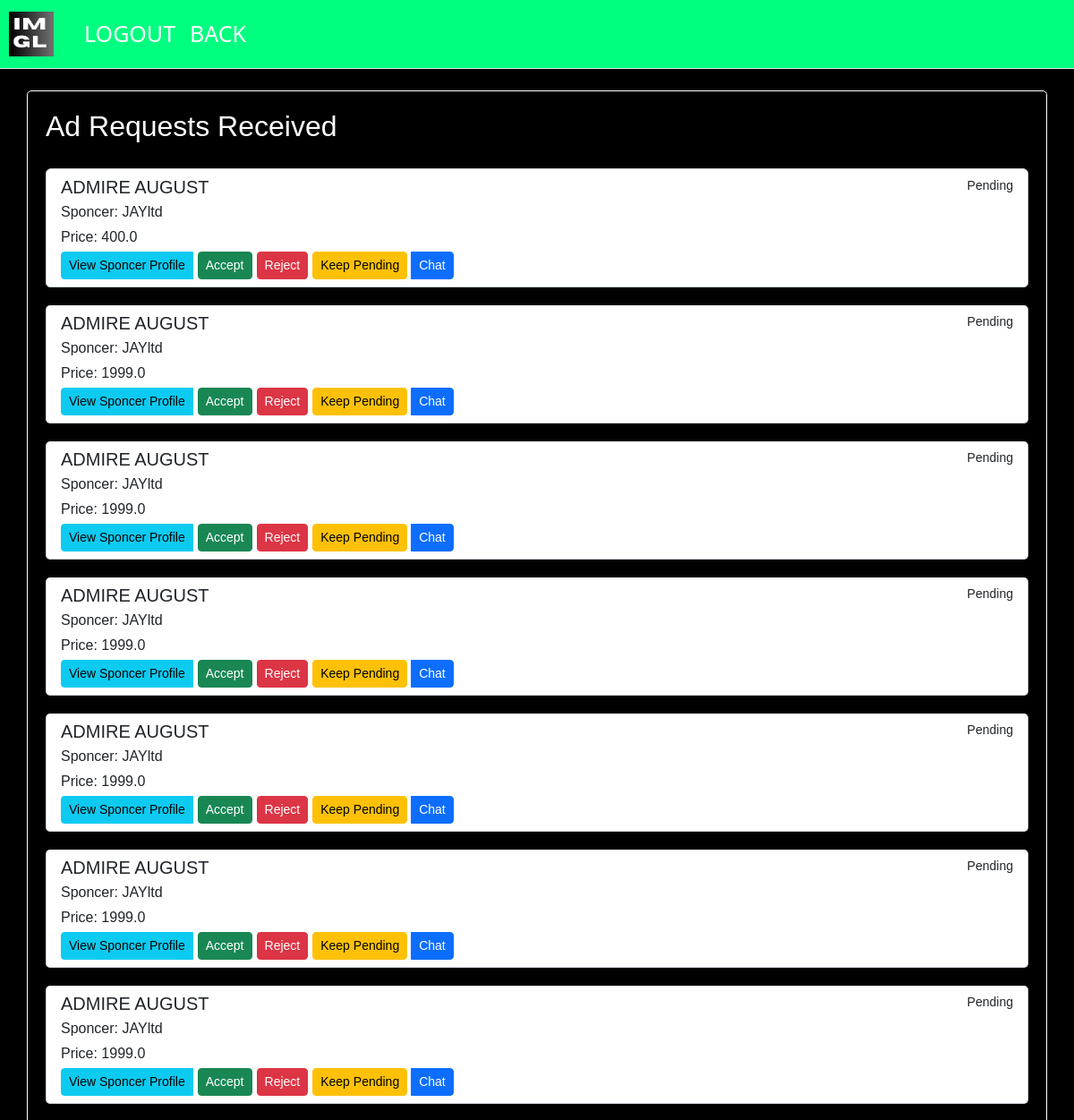
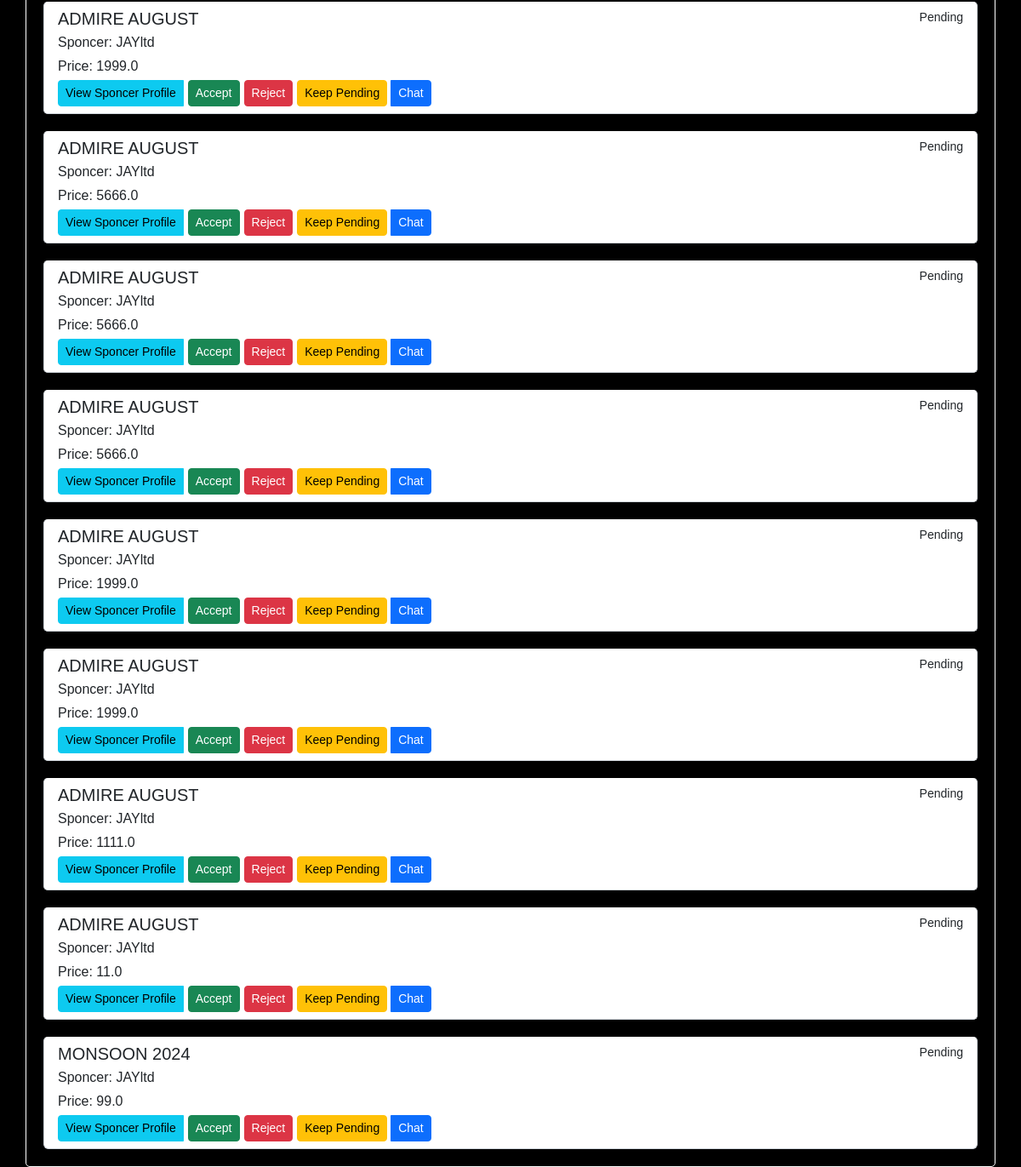
The app's page /influencer/ad-requests (signed in) with its own data (2 pictures, top to bottom).
### models.py (models this page shows, shortened)
class AdRequest(db.Model):
    __tablename__ = 'ad_requests'
    id = db.Column(db.Integer, primary_key=True)
    campaign_id = db.Column(db.Integer, db.ForeignKey('ad_campaigns.id'), nullable=False)
    influencer_id = db.Column(db.String(36), db.ForeignKey('influencers.influencer_id'), nullable=False)
    sponcer_id = db.Column(db.Integer, db.ForeignKey('sponcers.id'), nullable=False)
    price = db.Column(db.Float, nullable=False)
    status = db.Column(db.String(20), nullable=False, default='Pending')
    campaign = db.relationship('AdCampaign', backref='ad_requests')
    sponcer = db.relationship('Sponcer', backref='ad_requests')
    influencer = db.relationship('Influencer', backref='ad_requests')

class AdCampaign(db.Model):
    __tablename__ = 'ad_campaigns'
    id = db.Column(db.Integer, primary_key=True)
    sponcer_id = db.Column(db.Integer, db.ForeignKey('sponcers.id'), nullable=False)
    name = db.Column(db.String(120), nullable=False)
    description = db.Column(db.Text, nullable=True)
    start_date = db.Column(db.Date, nullable=False)
    end_date = db.Column(db.Date, nullable=False)
    budget = db.Column(db.Float, nullable=False)
    picture = db.Column(db.String(255), nullable=True)  # Field to store picture URL or filename

class Sponcer(db.Model):
    __tablename__ = 'sponcers'
    id = db.Column(db.Integer, primary_key=True)
    username = db.Column(db.String(80), unique=True, nullable=False)
    company_name = db.Column(db.String(120), nullable=False)
    company_email = db.Column(db.String(120), unique=True, nullable=False)
    password = db.Column(db.String(200), nullable=False)
    description = db.Column(db.Text, nullable=True)
    profile_pic = db.Column(db.String(255), nullable=True)
    is_approved = db.Column(db.Boolean, default=False)

### influencer.py (the view)
@influencer.route('/ad-requests', methods=['GET', 'POST'])
def view_ad_requests():
    if 'influencer_id' not in session:
        flash('Please log in first', 'danger')
        return redirect(url_for('influencer.ilogin'))
    influencer_id = session['influencer_id']
    ad_requests_received = AdRequest.query.filter_by(influencer_id=influencer_id).all()
    return render_template('influenceradreq.html', ad_requests_received=ad_requests_received)

### templates/influenceradreq.html (shortened to what this page needs)
<!DOCTYPE html>
<html lang="en">
<head>
    <link href="https://cdn.jsdelivr.net/npm/bootstrap@5.3.3/dist/css/bootstrap.min.css" rel="stylesheet">
    <link rel="stylesheet" href="{{ url_for('static', filename='infbase.css') }}">
</head>
<body>
    <nav class="navbar navbar-expand-lg navbar-light bg-light custom-navbar">
        <a class="navbar-brand" href="{{ url_for('home') }}">
            <img class="navbar-logo" src="{{ url_for('static', filename='logo.png') }}" width="50" height="50" alt="Logo">
        </a>
        <div class="collapse navbar-collapse" id="navbarNav">
            <ul class="navbar-nav">
                <li class="nav-item">
                    <a class="nav-link" href="{{ url_for('influencer.ilogout') }}">LOGOUT</a>
                </li>
                <li class="nav-item">
                    <a class="nav-link" href="{{ url_for('influencer.dashboard') }}">BACK</a>
                </li>
            </ul>
        </div>
    </nav>
    <div class="container outer-container mt-4">
        <h2>Ad Requests Received</h2>
        {% if ad_requests_received %}
            <div class="list-group">
                {% for request in ad_requests_received %}
                    <div class="list-group-item">
                        <div class="d-flex w-100 justify-content-between">
                            <h5 class="mb-1">{{ request.campaign.name }}</h5>
                            <small>{{ request.status }}</small>
                        </div>
                        <p class="mb-1">Sponcer: {{ request.sponcer.company_name }}</p>
                        <p class="mb-1">Price: {{ request.price }}</p>
                        <div class="btn-group" role="group" aria-label="Action buttons">
                            <a href="{{ url_for('influencer.sponcer_profile', sponcer_id=request.sponcer_id) }}" class="btn btn-info btn-sm">View Sponcer Profile</a>
                            <form action="{{ url_for('influencer.update_ad_request_status', request_id=request.id) }}" method="post">
                                <button type="submit" class="btn btn-success btn-sm">Accept</button>
                            </form>
                            <form action="{{ url_for('influencer.update_ad_request_status', request_id=request.id) }}" method="post">
                                <button type="submit" class="btn btn-danger btn-sm">Reject</button>
                            </form>
                            <form action="{{ url_for('influencer.update_ad_request_status', request_id=request.id) }}" method="post">
                                <button type="submit" class="btn btn-warning btn-sm">Keep Pending</button>
                            </form>
                            <a href="{{ url_for('influencer.chat', request_id=request.id) }}" class="btn btn-primary btn-sm">Chat</a>
                        </div>
                    </div>
                {% endfor %}
            </div>
        {% else %}
            <p>No ad requests received.</p>
        {% endif %}
    </div>
</body>
</html>

### static/infbase.css (style rules this page uses)
.custom-navbar { background-color: #00FF7F !important; }
.navbar-logo { margin-left: 10px; margin-right: 10px; }
body { background-color: black; background-image: ; color: white; font-family: Verdana, Geneva, Tahoma, sans-serif; background-size: cover; background-repeat: no-repeat; background-position: center center; }
.nav-link { color: white !important; font-size: 25px; font-family: 'Segoe UI', Tahoma, Geneva, Verdana, sans-serif; }

### templates/influenceradreq.html (style rules this page uses)
.custom-navbar { border-bottom: 1px solid #dee2e6; }
.navbar-logo { margin-right: 10px; }
.list-group-item { margin-top: 20px; border: 1px solid #ced4da; border-radius: 5px; }
.btn-sm { margin-right: 5px; }
.outer-container { background-color: #000; color: #fff; border: 1px solid #fff; padding: 20px; border-radius: 5px; }

### records on screen
AdRequest: campaign.name "ADMIRE AUGUST", status "Pending", sponcer.company_name "JAYltd", price "400.0"
AdRequest: campaign.name "ADMIRE AUGUST", status "Pending", sponcer.company_name "JAYltd", price "1999.0"
AdRequest: campaign.name "ADMIRE AUGUST", status "Pending", sponcer.company_name "JAYltd", price "1999.0"
AdRequest: campaign.name "ADMIRE AUGUST", status "Pending", sponcer.company_name "JAYltd", price "1999.0"
AdRequest: campaign.name "ADMIRE AUGUST", status "Pending", sponcer.company_name "JAYltd", price "1999.0"
AdRequest: campaign.name "ADMIRE AUGUST", status "Pending", sponcer.company_name "JAYltd", price "1999.0"
AdRequest: campaign.name "ADMIRE AUGUST", status "Pending", sponcer.company_name "JAYltd", price "1999.0"
AdRequest: campaign.name "ADMIRE AUGUST", status "Pending", sponcer.company_name "JAYltd", price "1999.0"
AdRequest: campaign.name "ADMIRE AUGUST", status "Pending", sponcer.company_name "JAYltd", price "5666.0"
AdRequest: campaign.name "ADMIRE AUGUST", status "Pending", sponcer.company_name "JAYltd", price "5666.0"
AdRequest: campaign.name "ADMIRE AUGUST", status "Pending", sponcer.company_name "JAYltd", price "5666.0"
AdRequest: campaign.name "ADMIRE AUGUST", status "Pending", sponcer.company_name "JAYltd", price "1999.0"
AdRequest: campaign.name "ADMIRE AUGUST", status "Pending", sponcer.company_name "JAYltd", price "1999.0"
AdRequest: campaign.name "ADMIRE AUGUST", status "Pending", sponcer.company_name "JAYltd", price "1111.0"
AdRequest: campaign.name "ADMIRE AUGUST", status "Pending", sponcer.company_name "JAYltd", price "11.0"
AdRequest: campaign.name "MONSOON 2024", status "Pending", sponcer.company_name "JAYltd", price "99.0"
